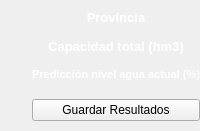
         <widget class="QWidget" name="divAbajo" native="true">
          <layout class="QGridLayout" name="gridLayout_5">
           <property name="leftMargin">
            <number>0</number>
           </property>
           <property name="topMargin">
            <number>0</number>
           </property>
           <property name="rightMargin">
            <number>0</number>
           </property>
           <property name="bottomMargin">
            <number>0</number>
           </property>
           <property name="spacing">
            <number>0</number>
           </property>
           <item row="0" column="1">
            <widget class="QWidget" name="boardDamm_3" native="true">
             <property name="maximumSize">
              <size>
               <width>300</width>
               <height>16777215</height>
              </size>
             </property>
             <layout class="QGridLayout" name="gridLayout_4">
              <property name="leftMargin">
               <number>0</number>
              </property>
              <property name="topMargin">
               <number>0</number>
              </property>
              <property name="rightMargin">
               <number>0</number>
              </property>
              <property name="bottomMargin">
               <number>0</number>
              </property>
              <property name="spacing">
               <number>0</number>
              </property>
              <item row="0" column="0">
               <layout class="QVBoxLayout" name="verticalLayout_17">
                <property name="spacing">
                 <number>0</number>
                </property>
                <property name="leftMargin">
                 <number>0</number>
                </property>
                <property name="topMargin">
                 <number>10</number>
                </property>
                <property name="bottomMargin">
                 <number>10</number>
                </property>
                <item>
                 <widget class="QWidget" name="boardNombre_3" native="true">
                  <layout class="QVBoxLayout" name="verticalLayout_16">
                   <property name="spacing">
                    <number>0</number>
                   </property>
                   <property name="leftMargin">
                    <number>0</number>
                   </property>
                   <property name="topMargin">
                    <number>0</number>
                   </property>
                   <property name="rightMargin">
                    <number>0</number>
                   </property>
                   <property name="bottomMargin">
                    <number>0</number>
                   </property>
                   <item>
                    <widget class="QWidget" name="boardProvincia_3" native="true">
                     <layout class="QHBoxLayout" name="horizontalLayout_10">
                      <property name="spacing">
                       <number>0</number>
                      </property>
                      <property name="leftMargin">
                       <number>0</number>
                      </property>
                      <property name="topMargin">
                       <number>0</number>
                      </property>
                      <property name="rightMargin">
                       <number>0</number>
                      </property>
                      <property name="bottomMargin">
                       <number>0</number>
                      </property>
                      <item>
                       <layout class="QVBoxLayout" name="verticalLayout_11">
                        <property name="spacing">
                         <number>0</number>
                        </property>
                        <item>
                         <widget class="QLabel" name="label_6">
                          <property name="font">
                           <font>
                            <pointsize>10</pointsize>
                            <weight>75</weight>
                            <bold>true</bold>
                           </font>
                          </property>
                          <property name="styleSheet">
                           <string notr="true">color: rgb(255, 255, 255);</string>
                          </property>
                          <property name="text">
                           <string>Provincia</string>
                          </property>
                          <property name="alignment">
                           <set>Qt::AlignCenter</set>
                          </property>
                         </widget>
                        </item>
                        <item>
                         <widget class="QLabel" name="txtProvinciaDt">
                          <property name="font">
                           <font>
                            <pointsize>9</pointsize>
                           </font>
                          </property>
                          <property name="styleSheet">
                           <string notr="true">color: rgb(255, 255, 255);</string>
                          </property>
                          <property name="text">
                           <string/>
                          </property>
                          <property name="alignment">
                           <set>Qt::AlignCenter</set>
                          </property>
                         </widget>
                        </item>
                       </layout>
                      </item>
                     </layout>
                    </widget>
                   </item>
                  </layout>
                 </widget>
                </item>
                <item>
                 <widget class="QWidget" name="boardCapacidadDt" native="true">
                  <layout class="QHBoxLayout" name="horizontalLayout_11">
                   <property name="spacing">
                    <number>0</number>
                   </property>
                   <property name="leftMargin">
                    <number>0</number>
                   </property>
                   <property name="topMargin">
                    <number>0</number>
                   </property>
                   <property name="rightMargin">
                    <number>0</number>
                   </property>
                   <property name="bottomMargin">
                    <number>0</number>
                   </property>
                   <item>
                    <layout class="QVBoxLayout" name="verticalLayout_12">
                     <property name="spacing">
                      <number>0</number>
                     </property>
                     <item>
                      <widget class="QLabel" name="label_8">
                       <property name="font">
                        <font>
                         <pointsize>10</pointsize>
                         <weight>75</weight>
                         <bold>true</bold>
                        </font>
                       </property>
                       <property name="styleSheet">
                        <string notr="true">color: rgb(255, 255, 255);</string>
                       </property>
                       <property name="text">
                        <string>Capacidad total (hm3)</string>
                       </property>
                       <property name="alignment">
                        <set>Qt::AlignCenter</set>
                       </property>
                      </widget>
                     </item>
                     <item>
                      <widget class="QLabel" name="txtCapacidadEmbalseDt">
                       <property name="font">
                        <font>
                         <pointsize>9</pointsize>
                        </font>
                       </property>
                       <property name="styleSheet">
                        <string notr="true">color: rgb(255, 255, 255);</string>
                       </property>
                       <property name="text">
                        <string/>
                       </property>
                       <property name="alignment">
                        <set>Qt::AlignCenter</set>
                       </property>
                      </widget>
                     </item>
                    </layout>
                   </item>
                  </layout>
                 </widget>
                </item>
                <item>
                 <widget class="QWidget" name="boardReservaDt" native="true">
                  <layout class="QHBoxLayout" name="horizontalLayout_12">
                   <property name="spacing">
                    <number>0</number>
                   </property>
                   <property name="leftMargin">
                    <number>0</number>
                   </property>
                   <property name="topMargin">
                    <number>0</number>
                   </property>
                   <property name="rightMargin">
                    <number>0</number>
                   </property>
                   <property name="bottomMargin">
                    <number>0</number>
                   </property>
                   <item>
                    <layout class="QVBoxLayout" name="verticalLayout_13">
                     <property name="spacing">
                      <number>0</number>
                     </property>
                     <item>
                      <widget class="QLabel" name="label_10">
                       <property name="font">
                        <font>
                         <pointsize>8</pointsize>
                         <weight>75</weight>
                         <bold>true</bold>
                        </font>
                       </property>
                       <property name="styleSheet">
                        <string notr="true">color: rgb(255, 255, 255);</string>
                       </property>
                       <property name="text">
                        <string>Predicción nivel agua actual (%)</string>
                       </property>
                       <property name="alignment">
                        <set>Qt::AlignCenter</set>
                       </property>
                      </widget>
                     </item>
                     <item>
                      <widget class="QLabel" name="txtReservaActualDt">
                       <property name="font">
                        <font>
                         <pointsize>12</pointsize>
                        </font>
                       </property>
                       <property name="styleSheet">
                        <string notr="true">color: rgb(255, 255, 255);</string>
                       </property>
                       <property name="text">
                        <string/>
                       </property>
                       <property name="alignment">
                        <set>Qt::AlignCenter</set>
                       </property>
                      </widget>
                     </item>
                    </layout>
                   </item>
                  </layout>
                 </widget>
                </item>
                <item>
                 <widget class="QPushButton" name="btnGuardarDt">
                  <property name="text">
                   <string>Guardar Resultados</string>
                  </property>
                 </widget>
                </item>
               </layout>
              </item>
             </layout>
            </widget>
           </item>
           <item row="0" column="0">
            <widget class="QWidget" name="mapaDt" native="true"/>
           </item>
          </layout>
         </widget>
